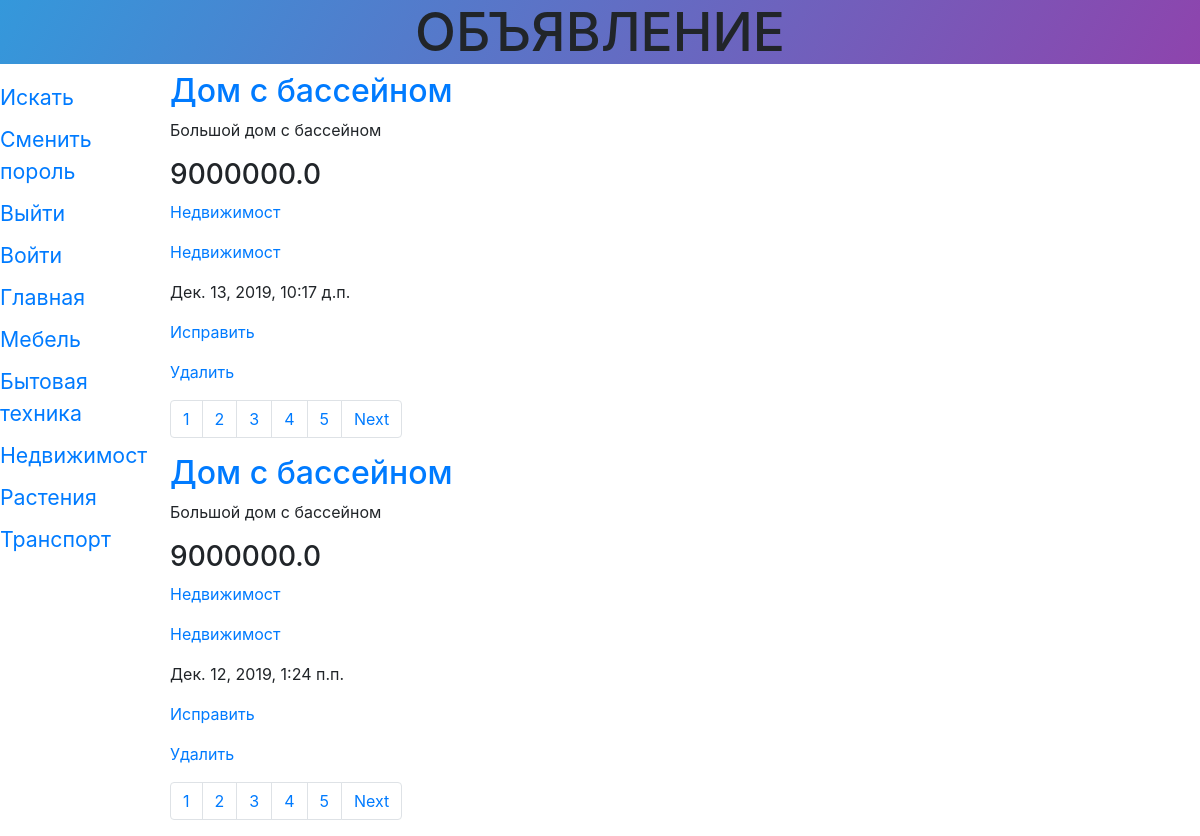
Page /storys/ on the committed database.
### storys/models.py (models this page shows, shortened)
class Rubric(models.Model):
	name = models.CharField(max_length=20, db_index=True, verbose_name = 'Название')
	order = models.SmallIntegerField(default = 0, db_index=True)
	class Meta():
		verbose_name_plural = 'Рубрики'
		verbose_name = 'Рубрика'
		ordering = ['order','name']

class Story(models.Model):
	title = models.CharField(max_length=50, verbose_name='Товар')
	content = models.TextField(null = True, blank=True, verbose_name='Описание')
	price = models.FloatField(null = True, blank=True, verbose_name='Цена')
	published = models.DateTimeField(auto_now_add=True, db_index=True, verbose_name='Опубликовано')
	rubric = models.ForeignKey('Rubric', null=True, on_delete = models.PROTECT,verbose_name = 'Рубрика',
		related_name='entries', related_query_name='entry')
	class Meta():
		verbose_name_plural = 'Объявления'
		verbose_name = 'Объявление'
		ordering = ['-published']

### storys/views.py (the view)
# urls.py: path('', index , name = 'index'),
def index(request):
		rubrics = Rubric.objects.all()
		bbs = Story.objects.all()
		paginator = Paginator(bbs, 2)
		if 'page' in request.GET:
			page_num = request.GET['page']
		else:
			page_num = 1
		page = paginator.get_page(page_num)
		context = {'rubrics': rubrics, 'page':page, 'bbs':page}
		return render(request, 'storys/index.html', context)

### storys/templates/storys/index.html (shortened to what this page needs)
{% extends "layout/basic.html" %}
{%block content%}
{%for bb in bbs.object_list%}
<div class="b">
	<h2><a href="{% url 'detail' pk=bb.pk%}">{{bb.title}}</a></h2>
	<p>{{bb.content}}</p>
	<h3>{{bb.price}}</h3>
	<p><a href="{% url 'by_rubric' bb.rubric.pk%}">
	{{bb.rubric.name}}</a></p>
	<p><a href="{% url 'bbs' bb.rubric.pk%}">
	{{bb.rubric.name}}</a></p>
	<p>{{bb.published|date:'DATETIME_FORMAT'}}</p>
	<p><a href="{% url 'edit' pk=bb.pk%}">Исправить</a></p>
	<p><a href="{% url 'delete' pk=bb.pk %}">Удалить</a></p>
	<ul class="pagination">
	{% for n in bbs.paginator.page_range%}
	<li class="page-item">
		<a class="page-link" href="?page={{n}}">{{n}}</a>
	</li>
	{%endfor%}
	{% if page.has_next %}
	<li class="page-item">
      <a class="page-link" href="?page={{page.next_page_number}}">Next</a>
    </li>
	</ul>
	{% endif %}
	 {% empty %}
	  <h1>No comment</h1>
</div>
{%endfor%}
{%endblock%}

### storys/templates/layout/basic.html (shortened to what this page needs)
{%load static%}
<!DOCTYPE html>
<html lang="ru-RU">
<head>
	<link rel="stylesheet" href="https://stackpath.bootstrapcdn.com/bootstrap/4.3.1/css/bootstrap.min.css">
	<link rel="stylesheet" type="text/css" href="{% static 'storys/style.css'%}">
</head>
<body>
	<header>
		<h1>Объявление</h1>
	</header>
	<nav>
		<a href="{% url 'search'%}">Искать</a>
		<a href="{% url 'password_change'%}">Сменить пороль</a>
		<a href="{% url 'logout'%}">Выйти</a>
		{% if user.is_authenticated %}
		{%else%}
		<a href="{% url 'login'%}">Войти</a>
		{%endif%}
		<a href="{% url 'index'%}">Главная</a>
		{% for rubric in rubrics%}
		<a href="{% url 'by_rubric' rubric.pk %}">
		{{rubric.name}}</a>
		{%endfor%}
	</nav>
	<section>
		{%block content%}
		{%endblock%}
	</section>
</body>
</html>

### storys/static/storys/style.css (style rules this page uses)
header h1 { background-image: linear-gradient(120deg,#3498db,#8e44ad); font-size: 40pt; text-transform: uppercase; text-align: center; }
nav { font-size: 16pt; width: 150px; float: left; }
nav a { display: block; margin: 10px 0px; }
section { margin-left: 170px; }

### rows in the picture
Rubric: name "Мебель"
Rubric: name "Бытовая техника"
Rubric: name "Недвижимост"
Rubric: name "Растения"
Rubric: name "Транспорт"
Story: title "Дом с бассейном", content "Большой дом с бассейном", price "9000000.0", rubric.name "Недвижимост", published "Дек. 13, 2019, 10:17 д.п.", page_range "1" "2" "3" "4" "5"
Story: title "Дом с бассейном", content "Большой дом с бассейном", price "9000000.0", rubric.name "Недвижимост", published "Дек. 12, 2019, 1:24 п.п.", page_range "1" "2" "3" "4" "5"
